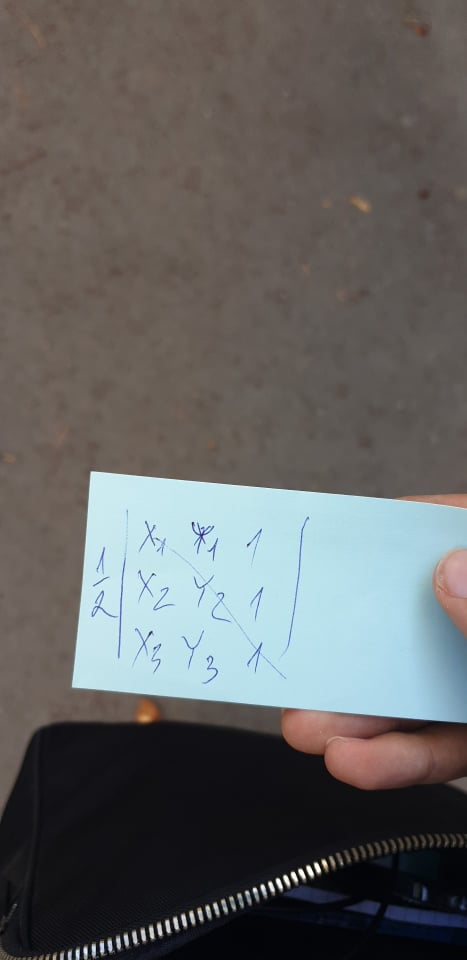
#> input picture algorithms/point-in-triangle/go/det.jpg, 467 x 960 px
$ python main.py ../algorithms/point-in-triangle/go/det.jpg 5 5
#> lines starting #> are read from the running program, lines starting #| are printed output that depends on the picture
from PIL import Image
import numpy as np
import sys

# increase recursion depth
sys.setrecursionlimit(500000)

# get args
file_path = sys.argv[1]

# arrays go by rows first THEN columns
row = int(sys.argv[3])
col = int(sys.argv[2])

# get img
print('Loading image...')
img = Image.open(file_path).convert('1')
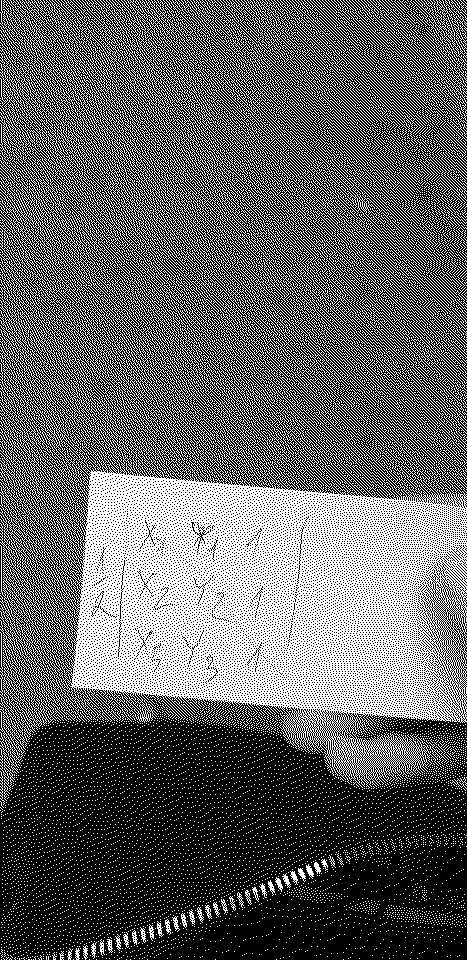
#> img: PIL image 467x960 1; 38.5% white in thin lines or dots

# get dimensions
width = img.size[0]
#> width = 467
height = img.size[1]
#> height = 960

# turn into array
arr = np.array(img)

# invert values (True values become False and vice versa)
arr = np.logical_not(arr)
#> arr: shape (960, 467) bool; 61.5% white; black in thin lines or dots

# validate
if row > height or row < 0 or col > width or col < 0:
    sys.exit('Invalid coordinates!')

print(f'{file_path} successfully loaded!')


def flood_fill(arr, row, col):
    # if the coords are out of bounds
    if row >= height or col >= width or row < 0 or col < 0:
        return

    # if there is no pixel on these coords (False value)
    if arr[row][col] == False:
        # fill it in (invert)
        arr[row][col] = True
    else:
        return

    # if there is no pixel on the coords surrounding this pixel, call recursively
    if arr[row-1][col] == False:
        flood_fill(arr, row-1, col)
    if arr[row][col+1] == False:
        flood_fill(arr, row, col+1)
    if arr[row+1][col] == False:
        flood_fill(arr, row+1, col)
    if arr[row][col-1] == False:
        flood_fill(arr, row, col-1)


# call the method
print('Starting flood fill...')
flood_fill(arr, row, col)

# invert values (True values become False and vice versa)
arr = np.logical_not(arr)
#> arr: shape (960, 467) bool; 38.5% white in thin lines or dots

# converts to RGB image and saves
result = Image.fromarray(arr.reshape(width, height).astype('uint8')*255)
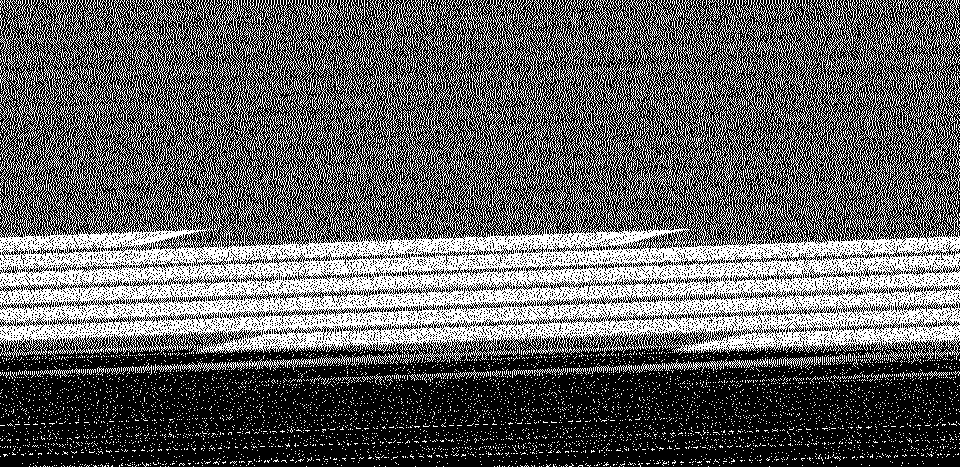
#> result: PIL image 960x467 L; 38.5% white in thin lines or dots
result.save('result.png')

# print final message
print(f'{file_path} successfully flood filled at {col}, {row}! Check result.png!')
